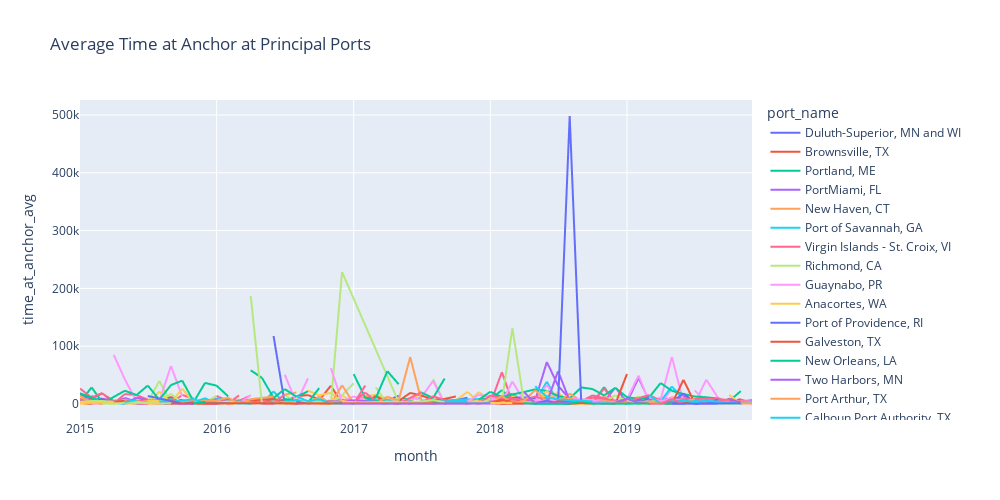

The notebook cell saved with this chart:
### Code cell
px.line(
    #data with month in dt format
    monthly_gdf
    .with_columns(pl.col('month').str.strptime(pl.Date, format='%Y%m'))
    .sort(by='month'), 
    #plot specs
    x='month', y='time_at_anchor_avg', color='port_name',
    title='Average Time at Anchor at Principal Ports',
    width=1000,
    height=500 
)
